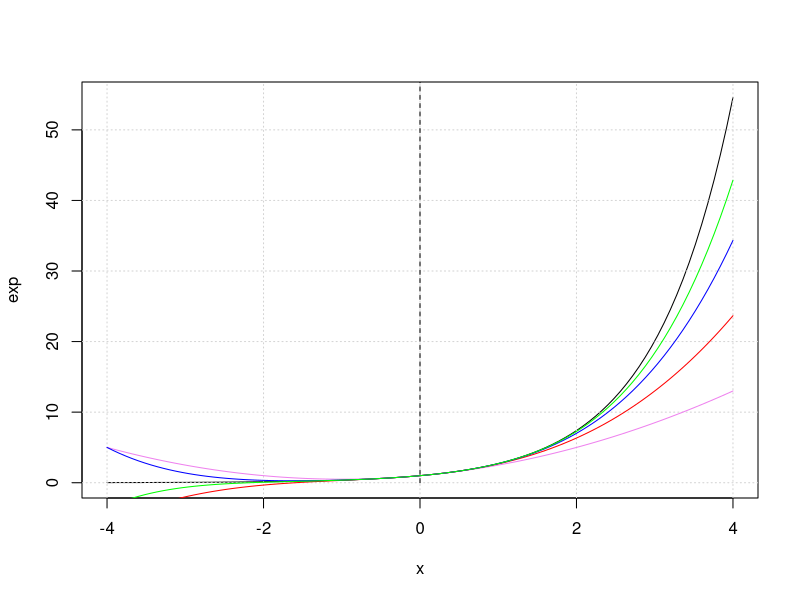
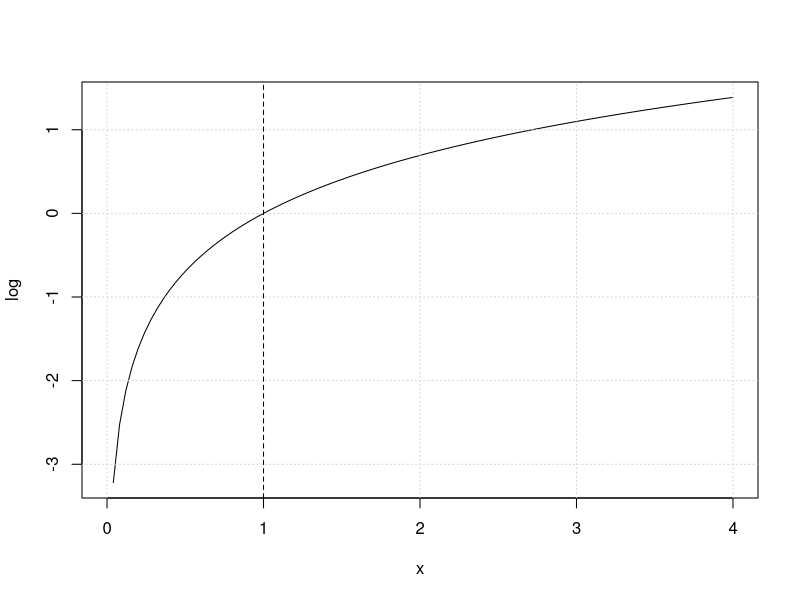

Reproduce these figures in R, in order. (Note: this script raises an error after producing the figures.)
# Semana 10 - Aproximação de Funções

# Exercício 10.1 - Fazer no caderno

# Exercício 10.2

## Letra a

pol_exp <- function(x, n){
  if(class(x) != "numeric")
    stop("Erro")
  if(n < 0 || n %% 1 != 0)
    stop("Erro")
  fat <- 1
  som <- 1
  for(i  in 1:n){
    fat <- fat * i
    som <- som + (x^i) / fat
  }
  return(som)
}

pol_exp(2,100)

## Letra b

plot(exp,-4,4)
grid()
segments(x0=0,y0=0,x1=0,y1=150,lty=2)
curve(pol_exp(x,n=2),add=T,col="violet")
curve(pol_exp(x,n=3),add=T,col="red")
curve(pol_exp(x,n=4),add=T,col="blue")
curve(pol_exp(x,n=5),add=T,col="green")

# Exercício 10.3

## Letra a

AproxExp <- function(x, incremento){
  fat <- 1
  aprox <- 1
  for(i in 1:10){
    fat <- fat * i
    aprox <- aprox + x^i / fat
  }
  repeat{
    i <-  i + 1
    fat <- fat * i
    parcela <- x^i / fat
    if(abs(parcela) < incremento){
      return(aprox + parcela)
    }
      aprox = aprox + parcela
    }
}

## Letra b

AproxExp(1, 0.000000001)

AproxExp(-1, 0.00000001)

AproxExp(3, 0.00000001)

AproxExp(1^1/2, 0.0000000001)

AproxExp(7.3,0.00000001)

## Letra c

AproxExpi <- function(x, incremento){
  fat <- 1
  aprox <- 1
  for(i in 1:10){
    fat <- fat * i
    aprox <- aprox + x^i / fat
  }
  repeat{
    i <-  i + 1
    fat <- fat * i
    parcela <- x^i / fat
    if(abs(parcela) < incremento){
      return(list(aprox + parcela, i))
    }
    aprox = aprox + parcela
  }
}

AproxExpi(1, 0.000000001)

AproxExpi(-1, 0.00000001)

AproxExpi(3, 0.00000001)

AproxExpi(1^1/2, 0.0000000001)

AproxExpi(7.3,0.00000001)

## Letra d

AproxExpq <- function(x, incremento){
  x <- -x^2 / 2
  fat <- 1
  aprox <- 1
  for(i in 1:10){
    fat <- fat * i
    aprox <- aprox + x^i / fat
  }
  repeat{
    i <-  i + 1
    fat <- fat * i
    parcela <- x^i / fat
    if(abs(parcela) < incremento){
      return(aprox + parcela)
    }
    aprox = aprox + parcela
  }
}

# Exercício 10.4 - Fazer no caderno

# Exercício 10.5

## Letra a #### Está retornando um valor errado ####

pol_ln <- function(x,incremento){
  if(x < 0)
    stop("Erro!")
  if(x >= 2)
    return(-pol_ln(1/x, incremento))
  aprox <- 1
  for(i in 1:10){
    aprox <- aprox + ((x - 1)^i) / i
  }
  return(aprox)
}

## Letra b

plot(log,0,4)
grid()
segments(x0=1,y0=-4,x1=1,y1=10,lty=2)
curve(pol_ln(x,incremento = 2),add=T,col="violet")
curve(pol_ln(x,incremento = 3),add=T,col="red")
curve(pol_ln(x,incremento = 4),add=T,col="blue")
curve(pol_ln(x,incremento = 5),add=T,col="green")

# Exercício 10.6

## Letra a 

ln <- function(x,incremento){
  if(x <= 0)
    stop("Erro!")
  if(x >= 2)
    return(-ln(1/x, incremento))
  aprox <- 1
  for(i in 1:10){
    aprox <- aprox + ((x - 1)^i) / i
  }
  repeat{
    i <- i + 1
    parcela <- (((-1)^i+1) * (x - 1)^i) / i
    if(abs(parcela) < incremento)
      return(aprox + parcela)
  }
  aprox <- aprox + parcela
}

## Letra b

ln(0.1,0.000001)
ln(2,0.000001)
ln(10,0.000001)
ln(3.8,0.000001)

## Letra c

# Exercício 10.7

sen <- function(x, incremento){
  if(abs(x) > pi )
    return(sen(x - 2 * pi, incremento))
  fat <- 1
  aprox <- 0
  for(i in 1:10){
    fat <- fat * i
    aprox <- aprox + (x - x^i) / fat
    i <- i + 1
  }
  repeat{
    i <- i + 1
    fat <- (2*i + 1) * fat
    parcela <- ((-1)^i * x^(2*i)+1)/fat
    if(abs(parcela) < incremento)
      return(aprox + incremento)
  }
  aprox <- aprox + parcela
}


## Letra b

sen(2,0.00001)
sen(25,0.0001)
sen(50,0,0001)
sen (pi/3,0.0001)

sin(2)
sin(25)
sin(50)
sin (pi/3)

## Letra c

cos <- function(x, incremento){
  x <- x  + pi/2
  if(abs(x) > pi )
    return(cos(x - 2 * pi, incremento))
  fat <- 1
  for(i in 1:10){
    fat <- fat * i
    aprox <- aprox + (x - x^i) / fat
    i <- i + 1
  }
  repeat{
    i <- i + 1
    fat <- 2*fat + 1
    parcela <- (-1)^i * x^2*i+1
    if(abs(parcela) < incremento)
      return(aprox + incremento)
  }
  aprox <- aprox + parcela
}

cos(5,0.00001)
